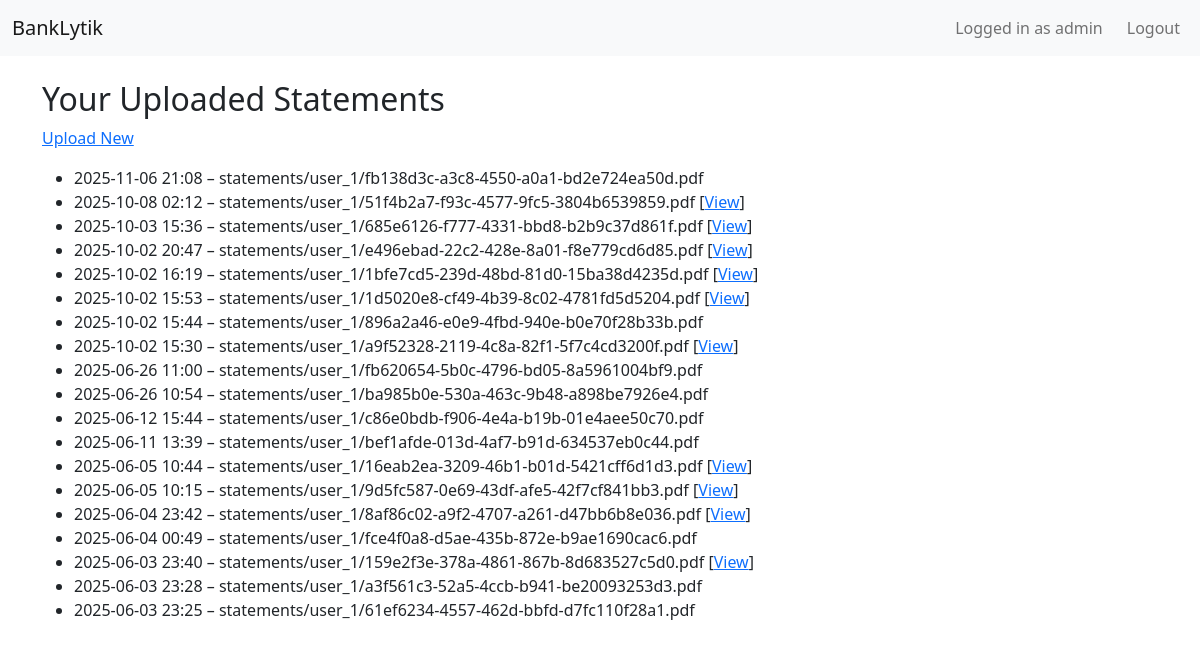
/statements/ (signed in), run on an earlier commit of the app's database.
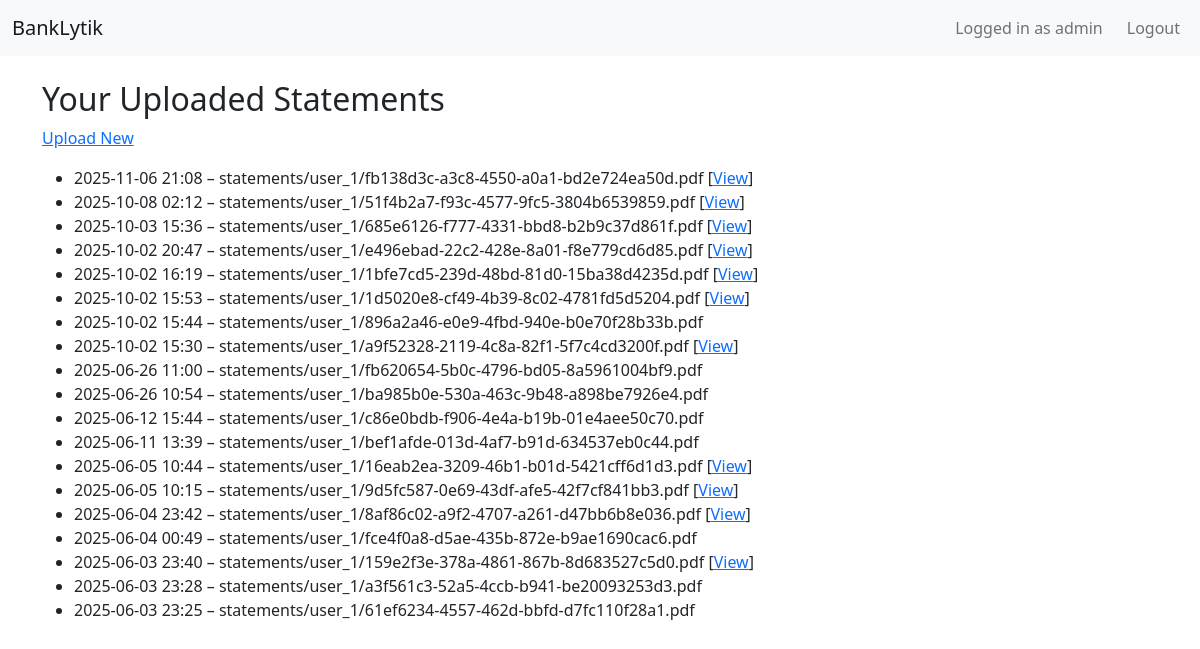
And on a later commit of the database.
### statements/models.py (models this page shows, shortened)
class BankStatement(models.Model):
    user = models.ForeignKey(User, on_delete=models.CASCADE, related_name="statements")
    title = models.CharField(max_length=255)
    bank_type = models.CharField(max_length=20, choices=BANK_CHOICES, default='AUTO')
    uploaded_at = models.DateTimeField(auto_now_add=True)
    pdf_file = models.FileField(upload_to=user_statement_path)
    processed = models.BooleanField(default=False)

### statements/views.py (the view)
# urls.py: path("", StatementListView.as_view(), name="list"),
class StatementListView(LoginRequiredMixin, ListView):
    model = BankStatement
    template_name = "statements/statement_list.html"
    context_object_name = "statements"
    def get_queryset(self):
        return BankStatement.objects.filter(user=self.request.user).order_by("-uploaded_at")

### templates/statements/statement_list.html
{% extends "base.html" %}
{% block content %}
<h2>Your Uploaded Statements</h2>
<p><a href="{% url 'statements:upload' %}">Upload New</a></p>
<ul>
  {% for stmt in statements %}
    <li>
      {{ stmt.uploaded_at|date:"Y-m-d H:i" }} – {{ stmt.title }}
      {% if stmt.processed %}
        [<a href="{% url 'statements:detail' stmt.pk %}">View</a>]
      {% endif %}
    </li>
  {% empty %}
    <li>No statements yet.</li>
  {% endfor %}
</ul>
{% endblock %}

What changed in the data, as far as the page shows it:
changed BankStatement "statements/user_1/fb138d3c-a3c8-4550-a0a1-bd2e724ea50d.pdf": now shows "[ View ]"
